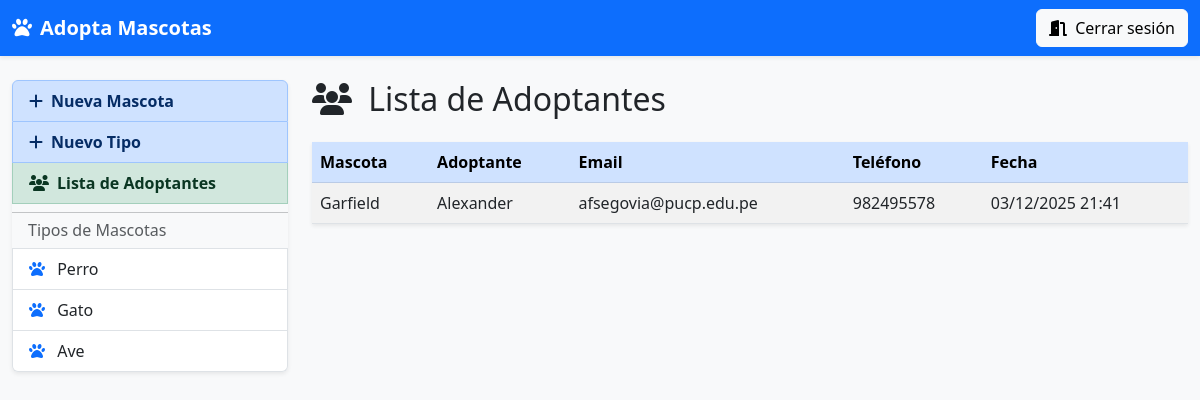
Before: /listaAdoptantes (signed in) with the older database file.
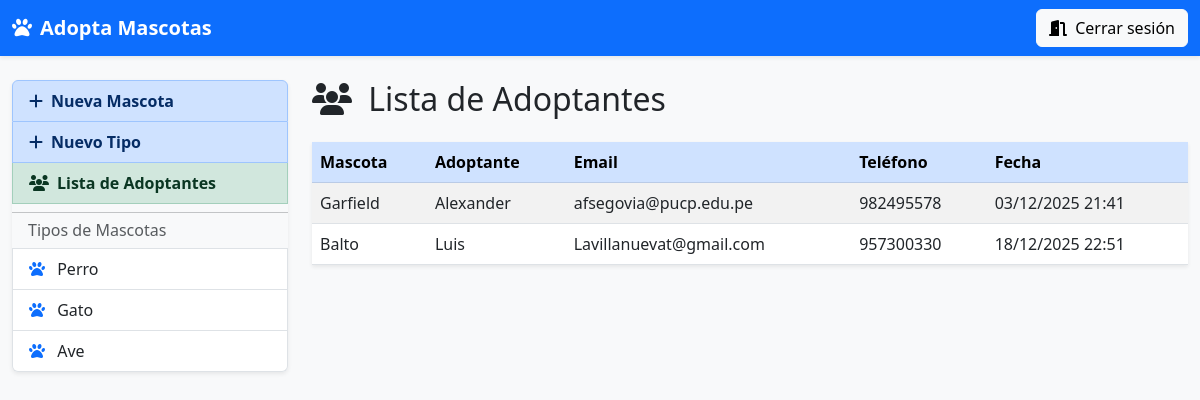
After: the same page with the newer database file.
### app1/models.py (models this page shows, shortened)
class TipoMascota(models.Model):
    nombre = models.CharField(max_length=64,null=True,blank=True)
    descripcion = models.TextField(max_length=256,null=True,blank=True)

class Adopcion(models.Model):
    mascota = models.OneToOneField(Mascota, on_delete=models.CASCADE)
    persona = models.ForeignKey(Persona, on_delete=models.CASCADE)
    fecha_adopcion = models.CharField(max_length=20,null=True,blank=True)

class Mascota(models.Model):
    nombre = models.CharField(max_length=128,null=True,blank=True)
    edad = models.IntegerField()
    descripcion = models.TextField(max_length=512,null=True,blank=True)
    foto = models.ImageField(upload_to='mascotas/')
    tipo = models.ForeignKey(TipoMascota, on_delete=models.CASCADE)
    estado = models.CharField(max_length=20,null=True,blank=True)

class Persona(models.Model):
    nombre = models.CharField(max_length=128,null=True,blank=True)
    email = models.CharField(max_length=128,null=True,blank=True)
    telefono = models.CharField(max_length=20,null=True,blank=True)

### app1/views.py (the view)
# urls.py: path('listaAdoptantes',views.listaAdoptantes,name='listaAdoptantes'),
@login_required(login_url='/')
def listaAdoptantes(request):
    tipos = TipoMascota.objects.all()
    adopciones = Adopcion.objects.all()
    return render(request,'listaAdoptantes.html',{
        'tipos':tipos,
        'adopciones':adopciones
    })

### app1/templates/listaAdoptantes.html
{% extends "layout.html" %}
{% block content %}
  <h2 class="mb-4"><i class="fa-solid fa-users me-2"></i> Lista de Adoptantes</h2>
  <table class="table table-striped table-hover shadow-sm">
    <thead class="table-primary">
      <tr>
        <th>Mascota</th>
        <th>Adoptante</th>
        <th>Email</th>
        <th>Teléfono</th>
        <th>Fecha</th>
      </tr>
    </thead>
    <tbody>
      {% for adopcion in adopciones %}
        <tr>
          <td>{{ adopcion.mascota.nombre }}</td>
          <td>{{ adopcion.persona.nombre }}</td>
          <td>{{ adopcion.persona.email }}</td>
          <td>{{ adopcion.persona.telefono }}</td>
          <td>{{ adopcion.fecha_adopcion }}</td>
        </tr>
      {% empty %}
        <tr>
          <td colspan="5" class="text-muted text-center">Aun no hay adopciones registradas</td>
        </tr>
      {% endfor %}
    </tbody>
  </table>
{% endblock %}

### app1/templates/layout.html (shortened to what this page needs)
<!DOCTYPE html>
<html lang="es">
<head>
  <link href="https://cdn.jsdelivr.net/npm/bootstrap@5.3.0/dist/css/bootstrap.min.css"
        rel="stylesheet"
>
  <link rel="stylesheet"
        href="https://cdnjs.cloudflare.com/ajax/libs/font-awesome/6.3.0/css/all.min.css"
 />
</head>
<body class="bg-light">
  <nav class="navbar navbar-expand-lg navbar-dark bg-primary shadow-sm">
    <div class="container-fluid">
      <a class="navbar-brand fw-bold" href="{% url 'app1:home' %}">
        <i class="fa-solid fa-paw me-2"></i>Adopta Mascotas
      </a>
      <div>
        <a href="{% url 'app1:cerrarSesion' %}" class="btn btn-light">
          <i class="fa-solid fa-door-open me-1"></i> Cerrar sesión
        </a>
      </div>
    </div>
  </nav>
  <div class="container-fluid mt-4">
    <div class="row">
      <aside class="col-md-3 mb-3">
        <div class="list-group shadow-sm">
          <a href="{% url 'app1:crearMascota' %}" class="list-group-item list-group-item-action list-group-item-primary fw-bold">
            <i class="fa-solid fa-plus me-2"></i>Nueva Mascota
          </a>
          <a href="{% url 'app1:crearTipo' %}" class="list-group-item list-group-item-action list-group-item-primary fw-bold">
            <i class="fa-solid fa-plus me-2"></i>Nuevo Tipo
          </a>
          <a href="{% url 'app1:listaAdoptantes' %}" class="list-group-item list-group-item-action list-group-item-success fw-bold">
            <i class="fa-solid fa-users me-2"></i>Lista de Adoptantes
          </a>
          <hr class="my-2">
          <h6 class="px-3 text-muted">Tipos de Mascotas</h6>
          {% for tipo in tipos %}
            <a href="{% url 'app1:mascotasxtipo' tipo.id %}" class="list-group-item list-group-item-action">
              <i class="fa-solid fa-paw me-2 text-primary"></i> {{ tipo.nombre }}
            </a>
          {% empty %}
            <p class="px-3 text-muted">No hay tipos aún</p>
          {% endfor %}
        </div>
      </aside>
      <main class="col-md-9">
        {% block content %}{% endblock %}
      </main>
    </div>
  </div>
</body>
</html>

Changed rows visible on the page:
added Adopcion: mascota.nombre "Balto", persona.nombre "Luis", persona.email "Lavillanuevat@gmail.com", persona.telefono "957300330", fecha_adopcion "18/12/2025 22:51"
